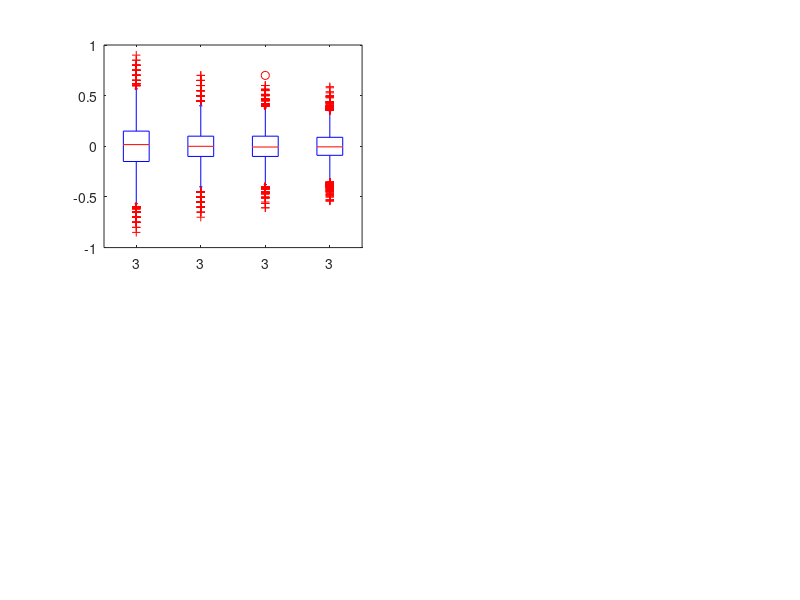

Here is the MATLAB script that generated this plot: (Note: this script raises an error after producing the figure.)
%%

% how to distangle the parameters ("model recovery"): simulate exp, suppose
% the agent generates the response (boredom) with a certain combination of
% the parameters (see google doc), fit the full regression model and see if
% the coefficients match the predetermined combination

% want a range for each of the parameters

% please look at the google doc

% surprise is a function of confidence1 and change in estimate
%   in the model, it can maybe be the overlap of the distribution of the
%   estimate based on the first samples and the distribution of the estimate
%   based on the second samples (think hypothesis testing, confidence interval etc)

% bin abs(delta estimate) as conditions (say three) and have the same
% number of trials in each
% have all the combinations of n's ([3 6 9])
% and have these be kind of independent

% play with the true p but hey its not a regressor and nobody cares
% but i still want to do the analysis where i generate a bunch of sampling
% sequences and select them according to the conditions and see whether
% they look more like sequences from a distribution with a different p
% or that they look more like sequences from a volatile env


%%
% correlations: 
%  1st/2nd n and acc of 1st/2nd est,
%  1st/2nd n and var of 1st/2nd est, 
%  2nd-1st n and magnitude of delta est, 
%  magnitude of delta est and H(true p),
%  magnitude of delta est and sign of delta H(est)
%% simulate n trials for a grid of p values with combos of 1st and 2nd obs
rng(0);
pgrid = 0.05:0.05:0.95;
nsims = 150;
nsamples = [3,5,7,9];
observations = NaN(numel(pgrid),nsims,numel(nsamples),numel(nsamples),2*max(nsamples));
trajectories = NaN(numel(pgrid),nsims,numel(nsamples),numel(nsamples),2);
for indp = randperm(numel(pgrid))
  p = pgrid(indp);
  for inds = 1:nsims
    for ind1 = 1:numel(nsamples)
      for ind2 = 1:numel(nsamples)
       obs1 = round(rand(nsamples(ind1),1)+p-0.5);
       observations(indp,inds,ind1,ind2,1:numel(obs1)) = obs1;
       trajectories(indp,inds,ind1,ind2,1) = ...
         sum(obs1)/numel(obs1);
       obs2 = round(rand(nsamples(ind2),1)+p-0.5);
       observations(indp,inds,ind1,ind2,numel(obs1)+(1:numel(obs2))) = obs2;
       trajectories(indp,inds,ind1,ind2,2) = ...
         (sum(obs1)+sum(obs2))/(numel(obs1)+numel(obs2));
      end
    end
  end
end

%% box plot 1st/2nd n and acc of 1st/2nd est
% acc = true p - est
% in exp, acc = participant est - bayesian est

figure;
% 1st
t1st = squeeze(trajectories(:,:,:,:,1)) - repmat(pgrid',1,nsims,numel(nsamples),numel(nsamples));
n1st = NaN(size(t1st));
for indp = 1:numel(pgrid)
  for inds = 1:nsims
    n1st(indp,inds,:,:) = repmat(nsamples',1,numel(nsamples));
  end
end
subplot(2,2,1);
boxplot(t1st(:),n1st(:))
set(gca,'xticklabels',num2str(nsamples'));
title('true p - bayesian est by number of obs (first)');

% 2nd
t2st = squeeze(trajectories(:,:,:,:,2)) - repmat(pgrid',1,nsims,numel(nsamples),numel(nsamples));
n2st = NaN(size(t2st));
for indp = 1:numel(pgrid)
  for inds = 1:nsims
    for ind1 = 1:numel(nsamples)
      n2st(indp,inds,ind1,:) = nsamples;
    end
  end
end
subplot(2,2,2);
boxplot(t2st(:),n2st(:))
set(gca,'xticklabels',num2str(nsamples'));
title('true p - bayesian est by number of obs (second)');

%% box plot 1st/2nd n and var of 1st/2nd est
% var over sims only

% 1st
var1 = squeeze(std(trajectories(:,:,:,:,1),0,2));
n1st = NaN(size(var1));
for indp = 1:numel(pgrid)
  n1st(indp,:,:) = repmat(nsamples',1,numel(nsamples));
end
subplot(2,2,3);
boxplot(var1(:),n1st(:))
set(gca,'xticklabels',num2str(nsamples'));
title('variance of bayesian est by number of obs (first)');

% 2nd
var2 = squeeze(std(trajectories(:,:,:,:,2),0,2));
n2st = NaN(size(var2));
for indp = 1:numel(pgrid)
  for ind1 = 1:numel(nsamples)
    n2st(indp,ind1,:) = nsamples;
  end
end
subplot(2,2,4);
boxplot(var2(:),n2st(:))
set(gca,'xticklabels',num2str(nsamples'));
title('variance of bayesian est by number of obs (second)');

%% 2nd-1st n and magnitude of delta est
figure;
% should i sqrt to make it more gaussian?
%  wikipedia says "If the sample size is large and the population is not 
%  normal, then the sample correlation coefficient remains approximately 
%  unbiased, but may not be efficient.
deltaest = squeeze((abs(trajectories(:,:,:,:,2)-trajectories(:,:,:,:,1))));
n2m1 = NaN(size(deltaest));
for indp = 1:numel(pgrid)
  for inds = 1:nsims
    for ind1 = 1:numel(nsamples)
      for ind2 = 1:numel(nsamples)
        n2m1(indp,inds,ind1,ind2) = ind2-ind1;
      end
    end
  end
end
boxplot(deltaest(:),n2m1(:));
title('abs change in estimate by 2nd n - 1st n')
% figure;
% subplot(3,1,1);normplot(deltaest(:));title('deltaest');
% subplot(3,1,2);normplot(sqrt(deltaest(:)));title('sqrt');
% subplot(3,1,3);normplot(log(deltaest(:)+0.01));title('log+0.01');
% deltaest = deltaest(:); n2m1 = n2m1(:);
% [r,p] = corr(deltaest(deltaest>0),n2m1(deltaest>0))
%% magnitude of delta est and H(true p)
figure;
deltaest = squeeze(abs(trajectories(:,:,:,:,2)-trajectories(:,:,:,:,1)));
hp = NaN(size(deltaest));
truep = NaN(size(hp));
for indp = 1:numel(pgrid)
  p = pgrid(indp);
  hp(indp,:,:,:) = repmat(-log(p)*p-log(1-p)*(1-p),1,size(hp,2),size(hp,3),size(hp,4));
  truep(indp,:,:,:) = repmat(p,1,size(truep,2),size(truep,3),size(truep,4));
end
mdl = fitlm(hp(:),deltaest(:),'varnames',{'entropy_of_true_p','abs_change_in_estimate'})
plot(mdl);

figure;
for ind1 = 1:4
  for ind2 = 1:4
    subplot(4,4,ind2+(ind1-1)*4);
    deltaest = squeeze(trajectories(:,:,ind1,ind2,2)-trajectories(:,:,ind1,ind2,1));
    hp = NaN(size(deltaest));
    for indp = 1:numel(pgrid)
      p = pgrid(indp);
      hp(indp,:) = repmat(-log(p)*p-log(1-p)*(1-p),1,size(hp,2));
%       deltaest(indp,:) = (deltaest(indp,:) - mean(deltaest(indp,:),'all')) ./ std(deltaest(indp,:),0,'all');
    end
    mdl = fitlm(hp(:),abs(deltaest(:)),'varnames',{'entropy_of_true_p','abs_change_in_estimate'});
    plot(mdl);legend('off');
    title([num2str(nsamples(ind1)) ' then ' num2str(nsamples(ind2)) ', b=',...
      num2str(mdl.Coefficients.Estimate(2)),', p=',num2str(mdl.Coefficients.pValue(2))]);
  end
end


%% magnitude of delta est and sign of delta H(est)
figure;
deltaest = squeeze((trajectories(:,:,:,:,2)-trajectories(:,:,:,:,1)));
deltah = NaN(size(deltaest));
for indp = 1:numel(pgrid)
  for inds = 1:nsims
    for ind1 = 1:numel(nsamples)
      for ind2 = 1:numel(nsamples)
        e1 = trajectories(indp,inds,ind1,ind2,1);
        e1 = max(min(e1,0.99),0.01);
        e2 = trajectories(indp,inds,ind1,ind2,2);
        e1 = max(min(e1,0.99),0.01);
        deltah(indp,inds,ind1,ind2) = (-log(e2)*e2-log(1-e2)*(1-e2)) - ...
          (-log(e1)*e1-log(1-e1)*(1-e1));
      end
    end
  end
end
mdl = fitlm(deltah(:),deltaest(:),'varnames',{'change_in_entropy','abs_change_in_estimate'});
plot(mdl);legend('off');